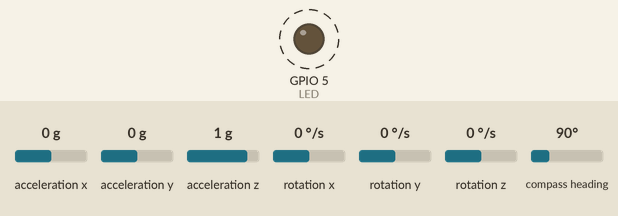
This sketch was run on a simulated ESP32. Parts: output pins drawn as LEDs (lit = HIGH). Dashed ring = blinking. The test bench sets the inputs (shaded band); at power-on: acceleration x 0 g, acceleration y 0 g, acceleration z 1 g, rotation x 0 °/s, rotation y 0 °/s, rotation z 0 °/s, compass heading 90°. What the sketch prints to the serial monitor is not drawn.

Above: at 0.4 s.
Timing chart, 0 to 3.0 s (numbered marks = the images above):
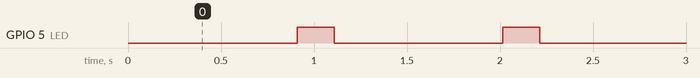

Measured:
- by itself, GPIO 5 (LED): alternates HIGH for 0.20 s and LOW for 0.90 s

The sketch:

SensorInercial.ino
```cpp
#include <MPU9250_asukiaaa.h>
#include <Arduino.h>

MPU9250_asukiaaa mpu;
volatile float aX, aY, aZ, aSqrt, gX, gY, gZ, mDirection;
volatile uint16_t mX, mY, mZ;
String dataLabel1 = "accelX";
String dataLabel2 = "accelY";
String dataLabel3 = "accelZ";
String dataLabel4 = "accelSqrt";
String dataLabel5 = "gyroX";
String dataLabel6 = "gyroY";
String dataLabel7 = "gyroZ";
String dataLabel8 = "magX";
String dataLabel9 = "magY";
String dataLabel10 = "magZ";
String dataLabel11 = "horizontalDirection";

boolean label;

#ifdef _ESP32_HAL_I2C_H_
#define SDA_PIN 21
#define SCL_PIN 22
#endif

#define LED 5

void setup() {

  Serial.begin(115200);
  while (!Serial);

  pinMode(5, OUTPUT);

#ifdef _ESP32_HAL_I2C_H_ // For ESP32
  Wire.begin(SDA_PIN, SCL_PIN);
  mpu.setWire(&Wire);
#endif

  mpu.beginAccel();
  mpu.beginGyro();
  mpu.beginMag();

  label = true;
}

void loop() {
  int result;

  result = mpu.accelUpdate();
  if (result == 0) {
    aX = mpu.accelX();
    aY = mpu.accelY();
    aZ = mpu.accelZ();
    aSqrt = mpu.accelSqrt();
  }

  result = mpu.gyroUpdate();
  if (result == 0) {
    gX = mpu.gyroX();
    gY = mpu.gyroY();
    gZ = mpu.gyroZ();
  }

  result = mpu.magUpdate();
  if (result == 0) {
    mX = mpu.magX();
    mY = mpu.magY();
    mZ = mpu.magZ();
    mDirection = mpu.magHorizDirection();
  }

  delay(100);

  enviarDatos();
}

void enviarDatos() {
  delay(800);

  while (label) {
    Serial.print(dataLabel1 + "," + dataLabel2 + ","
                 + dataLabel3 + "," + dataLabel4 + ","
                 + dataLabel5 + "," + dataLabel6 + ","
                 + dataLabel7 + "," + dataLabel8 + ","
                 + dataLabel9 + "," + dataLabel10 + "," + dataLabel11);

    label = false;
  }
  Serial.print(String(aX));
  Serial.print(",");
  Serial.print(String(aY));
  Serial.print(",");
  Serial.print(String(aZ));
  Serial.print(",");
  Serial.print(String(aSqrt));
  Serial.print(",");
  Serial.print(String(gX));
  Serial.print(",");
  Serial.print(String(gY));
  Serial.print(",");
  Serial.print(String(gZ));
  Serial.print(",");
  Serial.print(String(mX));
  Serial.print(",");
  Serial.print(String(mY));
  Serial.print(",");
  Serial.print(String(mZ));
  Serial.print(",");
  Serial.println(String(mDirection));

  digitalWrite(LED, HIGH);   // turn the LED on (HIGH is the voltage level)
  delay(200);                // wait for 200 ms
  digitalWrite(LED, LOW);

}
```
